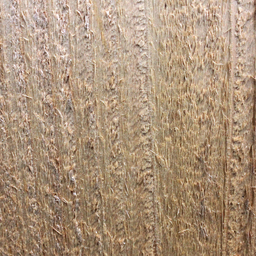
#> input picture eval/demo_sources/wood_grain.png, 256 x 256 px
$ python -i spatial_coherence.py   (imports and definitions only)
#> lines starting #> are read from the running program, lines starting #| are printed output that depends on the picture
"""
eval/spatial_coherence.py — Direct measurement of null-space hallucination coherence.

PURPOSE
-------
Update 6 inferred that high-slope images have lower effective sample size n_eff
because ResShift generates more spatially correlated null-space hallucinations.
This script tests that inference DIRECTLY by measuring the spatial correlation of
the seed-to-seed null-space deviations.

METRIC — INDEPENDENCE ARGUMENT
-------------------------------
For each ensemble of N members:
  null_dev_i[p] = (I−A⁺A)x̂_i[p] − mean_seeds( (I−A⁺A)x̂_j[p] )
  null_dev_norm_i[p] = null_dev_i[p] / std_seeds( (I−A⁺A)x̂_j[p] )
                       (normalize per pixel so all pixels contribute equally)

Primary coherence metrics (chosen because ACF decays to sub-1/e within 1px for all images):

  rho_nn = mean over members of (spatial ACF of null_dev_norm_i evaluated at r=1)
           = average nearest-neighbor spatial correlation of seed-to-seed deviations

  Gamma  = mean over members of sum_{r=1}^{max_r} ACF_i(r) * count(r)/n
           = spatial coherence integral = key quantity for n_eff:
             n_eff ≈ n / (1 + 2 * Gamma)

MATHEMATICAL NOTE:
  The average over seeds of the within-seed spatial ACF of null_dev_norm_i equals
  the average across-seed correlation between pixel pairs at the same lag:
    (1/N) Σ_i ACF_spatial(null_dev_norm_i, Δ) = E_p[Cov_seeds(null_i[p],null_i[p+Δ])
                                                     / (std[p]*std[p+Δ])]
  This equivalence (by interchanging expectations) means our within-member ACF
  is measuring the across-seed spatial correlation structure — the direct mechanism
  for n_eff reduction.

WHY INDEPENDENT OF THE NOISE-FLOOR CALCULATION:
  - Noise floor: 5 independent N-sample windows → std of 5 scalar OLS slopes.
    Uses only per-bin SCALAR summaries; uses NO spatial pixel positions.
  - Coherence: 1 N-sample ensemble → spatial ACF of 2D deviation fields.
    Uses ONLY spatial structure; uses NO binning, no x_gt, no slope estimation.
  - rho_nn can be computed from N=1 member. Noise floor requires N×5 members.
    Structurally incomparable statistics from a shared underlying ensemble.

MECHANISM TESTED:
  slope → spatial coherence (rho_nn / Gamma) → lower n_eff → higher noise floor
  (a) coherence correlates with slope: mechanism DIRECTLY SUPPORTED
  (b) coherence does NOT correlate with slope: Update 6's causal claim needs softening

Usage:
    python eval/spatial_coherence.py

Output: printed report + eval/spatial_coherence_results.txt
Runtime: 7 images × N=12 passes ≈ 90s on MPS (uses cached ensemble from first run).
"""
from __future__ import annotations

import os
import sys
import time

sys.path.insert(0, os.path.join(os.path.dirname(__file__), ".."))

import numpy as np
from PIL import Image

from operators.bicubic import BicubicDownsample
from layer.decompose import rectify

# ─── configuration ────────────────────────────────────────────────────────────
SCALE        = 4
N_MEMBERS    = 12
TARGET_SIZE  = 256
RESEARCH_DIR = os.path.join(os.path.dirname(__file__), "research_sources")
OUT_PATH     = os.path.join(os.path.dirname(__file__), "spatial_coherence_results.txt")

# ─── images with known noise-floor data ───────────────────────────────────────
# slope and noise_floor_std from slope_noise_mechanism_results.txt (N=12 windows, K=5)
MAIN_IMAGES = [
    # (label, rel_path, null_frac, slope_mean_N12, noise_floor_std_N12)
    ("wood_grain",    "texture/wood_grain.png",           0.0159, 0.2323, 0.0186),
    ("boardwalk",     "natural/boardwalk_nature.jpg",      0.0046, 0.9475, 0.0286),
    ("wayuu_woman",   "faces/wayuu_woman.jpg",             0.0162, 1.5848, 0.0471),
    ("girl_sad_face", "faces/girl_sad_face.jpg",           0.0032, 2.7961, 0.0374),
    ("boy_face",      "faces/boy_face_venezuela.jpg",      0.0049, 3.1776, 0.0511),
    ("soft_blobs",    "synthetic/soft_blobs.png",          0.0014, 4.3725, 0.3391),
]

SANITY_IMAGES = [
    # White Gaussian noise → expected rho_nn ≈ 0, Gamma ≈ 0
    ("noise_gauss50", "synthetic/noise_gauss50.png", 0.3194, None, None),
]


# ─── image loading ────────────────────────────────────────────────────────────

def _load_crop(path: str, size: int = TARGET_SIZE) -> np.ndarray:
#> called with path = 'demo_sources/wood_grain.png', size = 256
    img = Image.open(path).convert("RGB")
#> img is the input picture: PIL image 256x256 RGB; mean R, G, B 171.7, 146.7, 122
    w, h = img.size
#> w = 256; h = 256
    if w < h:
        new_w, new_h = size, int(round(h * size / w))
    else:
        new_w, new_h = int(round(w * size / h)), size
#> new_w = 256; new_h = 256
    img  = img.resize((new_w, new_h), Image.LANCZOS)
    left = (new_w - size) // 2
#> left = 0
    top  = (new_h - size) // 2
#> top = 0
    img  = img.crop((left, top, left + size, top + size))
    rgb  = np.array(img, dtype=np.float64) / 255.0
    return 0.299 * rgb[:, :, 0] + 0.587 * rgb[:, :, 1] + 0.114 * rgb[:, :, 2]
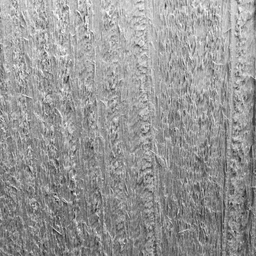
#> returned value: shape (256, 256) float64; min 0.112, max 1, mean 0.594


# [420 lines left out: functions _run_ensemble, _radial_acf, _coherence_metrics, _pearson, _partial_r, _report_r and 1 more, not called in this run]


# [2 lines not run here, left out]

>>> result = _load_crop('demo_sources/wood_grain.png')

$ run again, on eval/demo_sources/dirt_soil.png
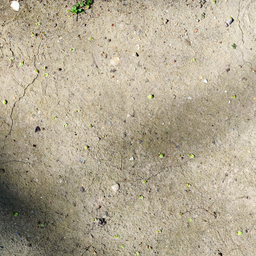
#> input picture eval/demo_sources/dirt_soil.png, 256 x 256 px
#> in _load_crop, img is the input picture: PIL image 256x256 RGB; mean R, G, B 178.1, 168.1, 146.1
#> in _load_crop, `return 0.299 * rgb[:, :, 0] + 0.587 * rgb[:, :, 1] + 0.114 * rgb[:, :,..`:
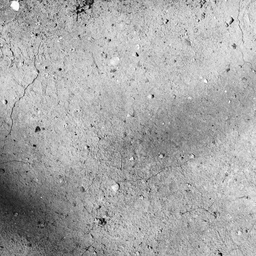
#> returned value: shape (256, 256) float64; min 0, max 1, mean 0.661

$ run again, on eval/demo_sources/grass_meadow.png
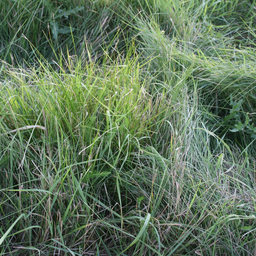
#> input picture eval/demo_sources/grass_meadow.png, 256 x 256 px
#> in _load_crop, img is the input picture: PIL image 256x256 RGB; mean R, G, B 96.3, 117.2, 90.7
#> in _load_crop, `return 0.299 * rgb[:, :, 0] + 0.587 * rgb[:, :, 1] + 0.114 * rgb[:, :,..`:
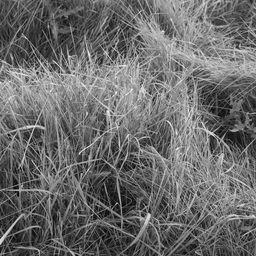
#> returned value: shape (256, 256) float64; min 0.0023, max 1, mean 0.423
